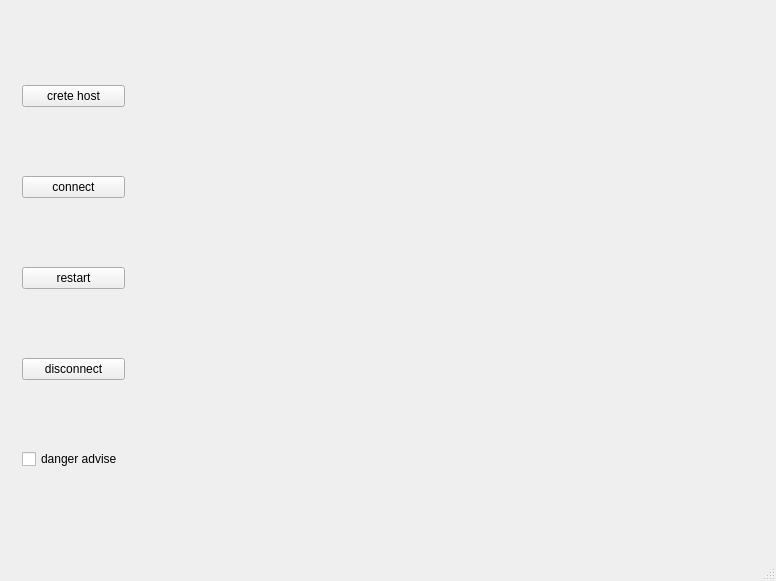
<?xml version="1.0" encoding="UTF-8"?>
<ui version="4.0">
 <class>MainWindow</class>
 <widget class="QMainWindow" name="MainWindow">
  <property name="geometry">
   <rect>
    <x>0</x>
    <y>0</y>
    <width>776</width>
    <height>581</height>
   </rect>
  </property>
  <property name="windowTitle">
   <string>MainWindow</string>
  </property>
  <widget class="QWidget" name="centralwidget">
   <property name="enabled">
    <bool>true</bool>
   </property>
   <layout class="QHBoxLayout" name="horizontalLayout_2">
    <item>
     <widget class="QWidget" name="horizontalWidget" native="true">
      <property name="sizePolicy">
       <sizepolicy hsizetype="Preferred" vsizetype="Preferred">
        <horstretch>1</horstretch>
        <verstretch>0</verstretch>
       </sizepolicy>
      </property>
      <layout class="QHBoxLayout" name="horizontalLayout">
       <item>
        <layout class="QVBoxLayout" name="verticalLayout">
         <item>
          <widget class="QPushButton" name="pushButton">
           <property name="text">
            <string>crete host</string>
           </property>
          </widget>
         </item>
         <item>
          <widget class="QPushButton" name="pushButton_2">
           <property name="text">
            <string>connect</string>
           </property>
          </widget>
         </item>
         <item>
          <widget class="QPushButton" name="pushButton_3">
           <property name="text">
            <string>restart</string>
           </property>
          </widget>
         </item>
         <item>
          <widget class="QPushButton" name="pushButton_4">
           <property name="text">
            <string>disconnect</string>
           </property>
          </widget>
         </item>
         <item>
          <widget class="QCheckBox" name="checkBox">
           <property name="text">
            <string>danger advise</string>
           </property>
          </widget>
         </item>
        </layout>
       </item>
      </layout>
     </widget>
    </item>
    <item>
     <widget class="chessboard" name="widget" native="true">
      <property name="sizePolicy">
       <sizepolicy hsizetype="Preferred" vsizetype="Preferred">
        <horstretch>5</horstretch>
        <verstretch>0</verstretch>
       </sizepolicy>
      </property>
     </widget>
    </item>
   </layout>
  </widget>
  <widget class="QMenuBar" name="menubar">
   <property name="geometry">
    <rect>
     <x>0</x>
     <y>0</y>
     <width>776</width>
     <height>23</height>
    </rect>
   </property>
  </widget>
  <widget class="QStatusBar" name="statusbar"/>
 </widget>
 <layoutdefault spacing="6" margin="11"/>
 <customwidgets>
  <customwidget>
   <class>chessboard</class>
   <extends>QWidget</extends>
   <header>chessboard.h</header>
   <container>1</container>
  </customwidget>
 </customwidgets>
 <resources/>
 <connections/>
</ui>
